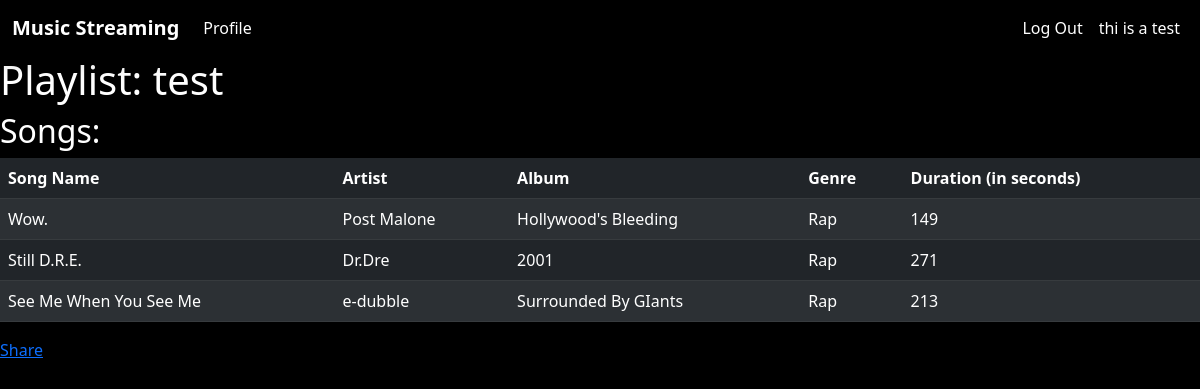
Screenshot of /20/playlist_detail/ (signed in) with the database file from the repository.
### users/models.py (models this page shows)
class CustomUser(AbstractUser):
    name = models.CharField(max_length=20, null=True, blank=True)

### songs/models.py (models this page shows, shortened)
class Playlist(models.Model):
    name = models.CharField(max_length=50)
    description = models.CharField(max_length=50)
    songs = models.ManyToManyField(Songs, blank=True, default=None)
    owner = models.ForeignKey(settings.AUTH_USER_MODEL, on_delete=models.CASCADE)

class Songs(models.Model):
    title = models.CharField(max_length=50)
    artist = models.CharField(max_length=50)
    album = models.CharField(max_length=50)
    genre = models.CharField(max_length=50)
    year = models.IntegerField()
    length = models.IntegerField()

### songs/views.py (the view)
# urls.py: path('<int:pk>/playlist_detail/', views.PlaylistDetailView.as_view(), name='playlist_detail'),
class PlaylistDetailView(LoginRequiredMixin, DetailView):
    model = Playlist
    template_name = 'playlistDetail.html'
    success_url = reverse_lazy('profile')

### templates/playlistDetail.html
{% extends 'base.html' %}
{% block content %}
    <h1 style = "color: white;">Playlist: {{ object.name }}</h1>
    {% if object.songs %}
        <h2 style = "color: white;"> Songs: </h2>
        <div class = "table-responsive">
            <table class = "table table-striped table-dark">
                <thead>
                    <tr>
                        <th>Song Name</th>
                        <th>Artist</th>
                        <th>Album</th>
                        <th>Genre</th>
                        <th>Duration (in seconds)</th>
                    </tr>
                </thead>
                <tbody>
                    {% for song in object.songs.all %}
                        <tr>
                            <td>{{ song.title }}</td>
                            <td>{{ song.artist }}</td>
                            <td>{{ song.album }}</td>
                            <td>{{ song.genre }}</td>
                            <td>{{ song.length }}</td>
                        </tr>
                    {% endfor %}
                </tbody>
            </table>
        </div>
    {% else%}
        <p style = "color: white;"> You haven't added any songs to this playlist yet!</p>
    {% endif %}
    <a href="{% url 'share_playlist' object.pk %}">Share</a>
{% endblock %}

### templates/base.html (shortened to what this page needs)
<!DOCTYPE html>
<html data-bs-theme = "dark">
    {% load static %}
    <head>
        <link href="https://cdn.jsdelivr.net/npm/bootstrap@5.2.3/dist/css/bootstrap.min.css" rel="stylesheet"
>
    </head>
    <header>
            <nav class = "navbar navbar-expand-lg navbar-dark shadow align-items-center">
                <div class = "container-fluid justify-content-center">
                    <a class = "navbar-brand fw-bold" href = "{% url 'index' %}">Music Streaming</a>
                    {% if user.is_authenticated %}
                        <ul class = "navbar-nav me-auto mb-2 mb-lg-0">
                            <li class = "nav-item">
                                <a class = "nav-link active" aria-current = "page" href = "{% url 'profile' %}">Profile</a>
                            </li>
                        </ul>
                        <ul class = "navbar-nav ms-auto mb-2 mb-lg-0">
                            <li class = "nav-item">
                                <a class = "nav-link active" aria-current = "page" href = "{% url 'logout' %}">Log Out</a>
                            </li>
                            <li class = "nav-item">
                                <a class = "nav-link active" aria-current = "page" href = "">{{ user.name }}</a>
                            </li>
                        </ul>
                    {% endif %}
                </div>
            </nav>
    </header>
    <body style = "background-color: black;">
        {% block content %}{% endblock content %}
    </body>
</html>

### rows the page displays
CustomUser: name "thi is a test"
Playlist: name "test"
Songs: title "Wow.", artist "Post Malone", album "Hollywood's Bleeding", genre "Rap", length "149"
Songs: title "Still D.R.E.", artist "Dr.Dre", album "2001", genre "Rap", length "271"
Songs: title "See Me When You See Me", artist "e-dubble", album "Surrounded By GIants", genre "Rap", length "213"
